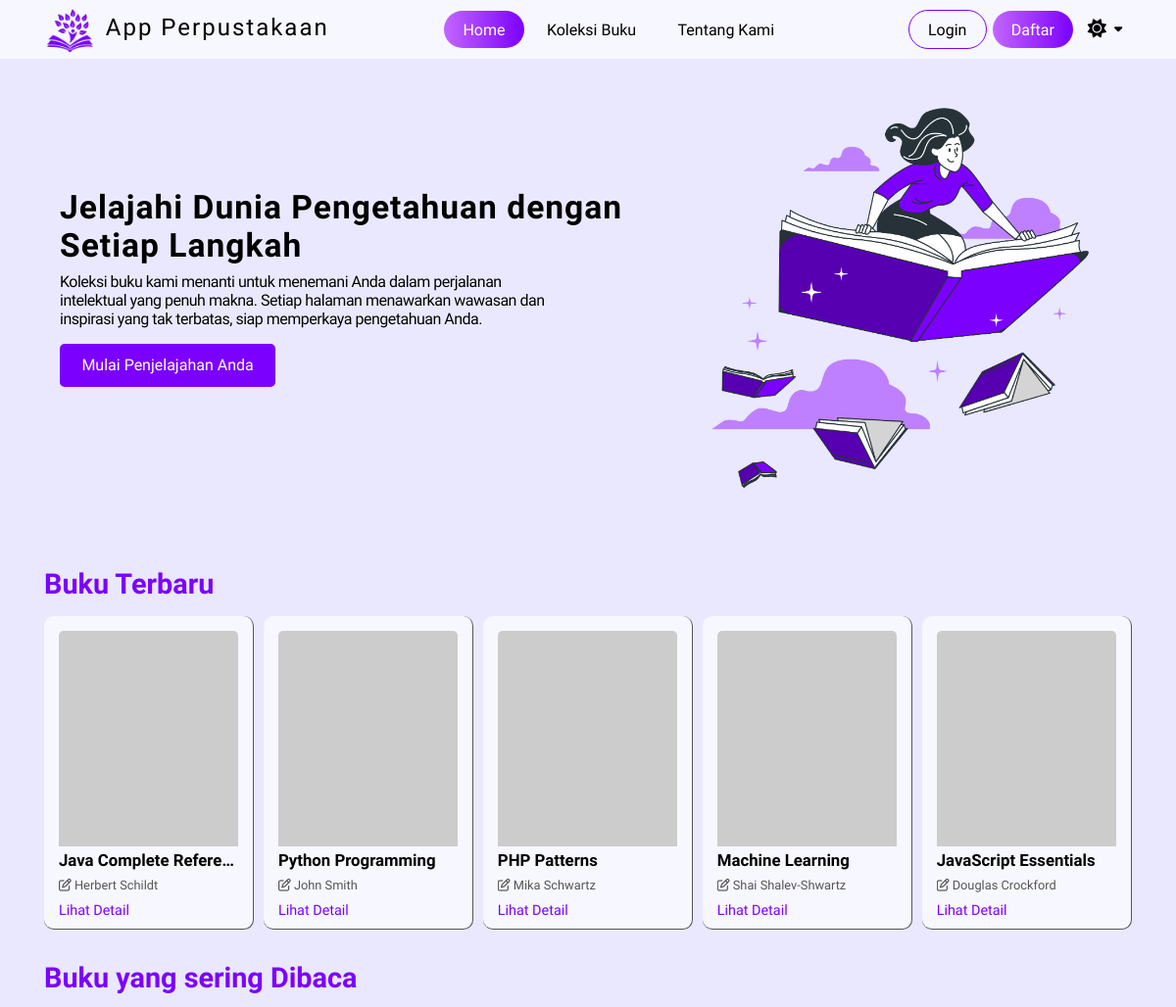
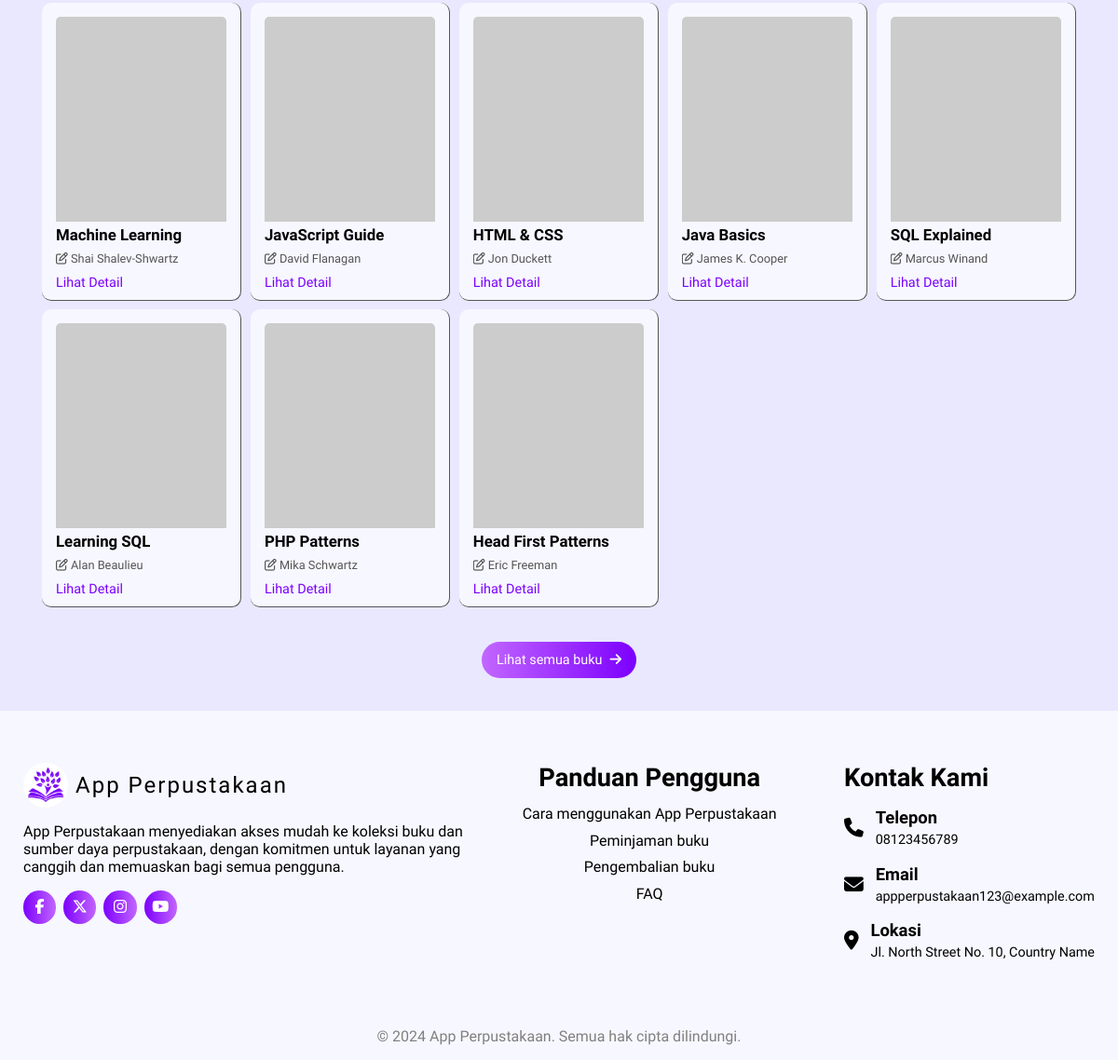
The app's page /user/index.php with its own data (2 pictures, top to bottom).
### tables this page shows
CREATE TABLE `buku` (
	`id_buku` VARCHAR(10) PRIMARY KEY,
	`judul_buku` VARCHAR(100) NOT NULL,
	`pengarang` VARCHAR(100) NOT NULL,
	`penerbit` VARCHAR(100) NOT NULL,
	`tahun_terbit` YEAR NOT NULL,
	`views` INT NOT NULL DEFAULT 0
);

### user/home/home.php (the view, shortened to what this page needs)
<section class="hero">
  <div class="main-hero">
    <div class="hero-content">
      <h1>Jelajahi Dunia Pengetahuan dengan Setiap Langkah</h1>
      <p>Koleksi buku kami menanti untuk menemani Anda dalam perjalanan intelektual yang penuh makna. Setiap halaman menawarkan wawasan dan inspirasi yang tak terbatas, siap memperkaya pengetahuan Anda.</p>
      <a href="?page=koleksi_buku" class="btn-hero">Mulai Penjelajahan Anda</a>
    </div>
    <div class="hero-image">
      <img src="assets/img/hero.png" alt="hero-image">
    </div>
  </div>
</section>
<section class="recent-book">
  <h2>Buku Terbaru</h2>
  <div class="card-container">
    <?php
      $sql = "SELECT * FROM buku ORDER BY tahun_terbit DESC LIMIT 5";
      $stmt = $conn->prepare($sql);
      $stmt->execute();
      $result = $stmt->get_result();
      if ($result->num_rows > 0) {
        while ($row = $result->fetch_assoc()) {
    ?>
          <div class="card">
            <a href="?page=detail_buku&id_buku=<?= $row['id_buku']; ?>" class="cover-book"><img src="https://picsum.photos/255/400" alt="cover-book-random"></a>
            <div class="card-content">
              <h3 class="title-book"><?= $row['judul_buku']?></h3>
              <p class="pengarang"><span><i class="fa-regular fa-pen-to-square"></i> <?= $row['pengarang'] ?></span></p>
              <a href="?page=detail_buku&id_buku=<?= $row['id_buku']; ?>" class="btn-detail">Lihat Detail</a>
            </div>
          </div>
    <?php
        }
      }
    ?>
  </div>
</section>
<section class="popular-book">
  <h2>Buku yang sering Dibaca</h2>
  <div class="card-container">
    <?php
      $order_by = "id_buku DESC";
      $loop_sql = "SELECT * FROM buku ORDER BY $order_by LIMIT 8";
      $loop_stmt = $conn->prepare($loop_sql);
      $loop_stmt->execute();
      $result_loop = $loop_stmt->get_result();
      if ($result_loop->num_rows > 0) {
        while ($row = $result_loop->fetch_assoc()) {
      ?>
          <div class="card">
            <a href="?page=detail_buku&id_buku=<?= $row['id_buku']; ?>" class="cover-book"><img src="https://picsum.photos/255/400" alt="cover-book-random"></a>
            <div class="card-content">
              <h3 class="title-book"><?= $row['judul_buku']?></h3>
              <p class="pengarang"><span><i class="fa-regular fa-pen-to-square"></i> <?= $row['pengarang'] ?></span></p>
              <a href="?page=detail_buku&id_buku=<?= $row['id_buku']; ?>" class="btn-detail">Lihat Detail</a>
            </div>
          </div>
      <?php
        }
      }
    ?>
</div>
  <a href="?page=koleksi_buku" class="see-all">Lihat semua buku <i class="fa-solid fa-arrow-right"></i></a>
</section>

### user/index.php (shortened to what this page needs)
<?php
  include "../inc/connect.php";
  function isActive($key_page1, $key_page2 = null, $key_page3 = null) {
    return '';
  }
?>
<!DOCTYPE html>
<html lang="en">
<head>
  <link rel="stylesheet" href="https://cdnjs.cloudflare.com/ajax/libs/font-awesome/6.6.0/css/all.min.css">
  <link rel="stylesheet" href="assets/css/style.css">
  <link rel='stylesheet' href='assets/css/home.css'>
  <link rel="stylesheet" href="assets/css/responsive.css">
</head>
<body>
  <header>
    <nav>
      <div class="logo">
        <img src="assets/img/favicon2.png" alt="logo perpustakaan">
        <h2>App Perpustakaan</h2>
      </div>
      <ul class="nav-links">
        <li><a href="?page=home" class="<?= isActive('home'); ?>">Home</a></li>
        <li><a href="?page=koleksi_buku" class="<?= isActive('koleksi_buku'); ?>">Koleksi Buku</a></li>
        <li><a href="?page=tentang_kami" class="<?= isActive('tentang_kami'); ?>">Tentang Kami</a></li>
      </ul>
      <div class="box-dropdown">
        <div class="avatar-dropdown">
          <?php
            if (!(isset($_SESSION['nama_pengguna']))) {
              ?>
              <div class="link">
                <a href="login_user.php" class="login">Login</a>
                <a href="daftar_user.php" class="daftar">Daftar</a>
              </div>
            <?php
            }
          ?>
        </div>
        <div class="mode">
          <button class="dropbtn"><i class="fa-solid fa-sun"></i> <i class="fa-solid fa-caret-down"></i></button>
        </div>
      </div>
    </nav>
  </header>
    <main>
      <div class="main-content">
        <?php
          if (isset($_GET['page']) && $_GET['page'] !== '') {
            $page = $_GET['page'];
            if ($page == 'home'|| $page == '' || empty($page)) {
              include "home/home.php";
            } elseif ($page == 'koleksi_buku') {
              include "koleksi_buku/koleksi_buku.php";
            } elseif ($page == 'tentang_kami') {
              include "tentang_kami/tentang_kami.php";
            } elseif ($page == 'profil') {
              include "profil/profil.php";
            } elseif ($page == 'detail_buku') {
              include "koleksi_buku/detail_buku.php";
            } elseif ($page == 'detail_pinjaman') {
              include "profil/detail_pinjaman.php";
            } elseif ($page == 'detail_pengembalian') {
              include "profil/detail_pengembalian.php";
            } elseif ($page == 'kelola_data_buku') {
              include "kelola_data_buku.php";
            } else {
              include "home/home.php";
              echo "<script>
                      Array.from(document.querySelectorAll('header nav li a')).forEach(v => v.classList.remove('active'))
                      document.querySelector('header li:first-child a').classList.add('active');
                    </script>";
            }
          } elseif (!isset($_GET['page'])) {
            include "home/home.php";
          } else {
            include "home/home.php";
            echo "<script>
                    Array.from(document.querySelectorAll('header nav li a')).forEach(v => v.classList.remove('active'))
                    document.querySelector('header li:first-child a').classList.add('active');
                  </script>";
          }
        ?>
      </div>
    </main>
  <footer>
    <div class="footer-container">
      <div class="footer-section info">
        <div class="logo">
          <img src="assets/img/favicon.png" alt="">
          App Perpustakaan
        </div>
        <p>App Perpustakaan menyediakan akses mudah ke koleksi buku dan sumber daya perpustakaan, dengan komitmen untuk layanan yang canggih dan memuaskan bagi semua pengguna.</p>
        <ul class="social-media">
          <li><a href=""><i class="fa-brands fa-facebook-f"></i></a></li>
          <li><a href=""><i class="fa-brands fa-x-twitter"></i></a></li>
          <li><a href=""><i class="fa-brands fa-instagram"></i></a></li>
          <li><a href=""><i class="fa-brands fa-youtube"></i></a></li>
        </ul>
      </div>
      <div class="footer-section panduan">
        <h4>Panduan Pengguna</h4>
        <ul>
          <li class="using-book"><a href="?page=tentang_kami&goal=1">Cara menggunakan App Perpustakaan</a></li>
          <li><a href="?page=tentang_kami&goal=3">Peminjaman buku</a></li>
          <li><a href="?page=tentang_kami&goal=4">Pengembalian buku</a></li>
          <li><a href="?page=tentang_kami&goal=faq">FAQ</a></li>
        </ul>
      </div>
      <div class="footer-section kontak">
        <h4>Kontak Kami</h4>
        <ul>
          <li>
            <i class="fa-solid fa-phone"></i>
            <div class="telepon">
              <h5>Telepon</h5>
              <p>08123456789</p>
            </div>
          </li>
          <li>
            <i class="fa-solid fa-envelope"></i>
            <div class="email">
              <h5>Email</h5>
              <p>appperpustakaan123@example.com</p>
            </div>
          </li>
          <li>
            <i class="fa-solid fa-location-dot"></i>
            <div class="lokasi">
              <h5>Lokasi</h5>
              <p>Jl. North Street No. 10, Country Name </p>
            </div>
          </li>
        </ul>
      </div>
    </div>
  </footer>
  <p class="hak-cipta">&copy; 2024 App Perpustakaan. Semua hak cipta dilindungi.</p>
</body>
</html>

### user/assets/css/home.css (style rules this page uses)
section.hero { padding-top: 50px; margin: 1.4em 0 0 0; display: flex; justify-content: center; align-items: center; color: #000; width: 100%; max-width: 100%; }
.main-hero { margin: auto; display: flex; justify-content: center; align-items: center; position: relative; max-width: 1110px; padding: 0 0 0 1rem; }
.hero-content { display: flex; justify-content: center; align-items: start; flex-direction: column; padding-bottom: 4rem; }
.hero-content h1 { font-size: 2.1rem; margin-bottom: 0.5rem; color: var(--text-color); letter-spacing: 1px; text-shadow: 0 0 2px var(--white-bg); }
.hero-content p { font-size: 1rem; margin-bottom: 1rem; max-width: 85%; letter-spacing: -0.5px; color: var(--text-color); text-shadow: 0 0 2px var(--white-bg); }
.btn-hero { padding: 0.8rem 1.4rem; background-color: #7c00fe; color: #fff; border: none; border-radius: 5px; cursor: pointer; font-size: 1rem; font-family: "Ubuntu", sans-serif; }
.hero-image { width: 50%; }
.hero-image img { height: 100%; width: 30rem; transform: scale(0.9); padding-bottom: 3rem; }
section.recent-book, section.popular-book { display: flex; justify-content: center; align-items: start; flex-direction: column; gap: 1rem; width: 100%; color: var(--text-color); }
.recent-book h2, .popular-book h2 { font-size: 1.8rem; color: var(--main-color); max-width: 100%; }
.popular-book h2 { margin-top: 2rem; }
section.recent-book .card-container, section.popular-book .card-container { gap: 0.6rem; display: grid; grid-template-columns: repeat(auto-fill, minmax(200px, 1fr)); grid-auto-rows: auto; width: 100%; }
.card { width: 100%; background-color: var(--white-bg); border-radius: 10px; overflow: hidden; padding: 15px 15px 0 15px; border-bottom: 0.5px solid var(--pengarang-color); border-right: 0.5px solid var(--pengarang-color); display: flex; flex-direction: column; min-height: 320px; }
.card a.cover-book { overflow: hidden; display: block; height: 220px; border-top-left-radius: 5px; border-top-right-radius: 5px; }
.card a img { width: 100%; transition: all 0.2s ease-in-out; object-fit: cover; overflow: hidden; }
.card-content { padding: 0 0 10px 0; text-align: left; flex: 1; height: auto; display: flex; flex-direction: column; }
.title-book { font-size: 1.05rem; margin: 4px 0 8px 0; overflow: hidden; text-overflow: ellipsis; white-space: nowrap; }
.pengarang { font-size: 0.8rem; color: var(--pengarang-color); overflow: hidden; text-overflow: ellipsis; white-space: nowrap; }
.pengarang i { font-size: 0.8rem; }
.btn-detail { margin-top: auto; cursor: pointer; color: var(--main-color); border-radius: 5px; font-size: 0.9rem; background: none; }
.popular-book a.see-all { margin: auto; display: block; padding: 0.7rem 1rem; border-radius: 30px; font-size: 0.9rem; margin-top: 1.3rem; text-align: center; color: #fff; background: var(--main-gradient); display: flex; justify-content: center; align-items: center; gap: 0.5rem; }

### records on screen
buku: judul_buku "Java Complete Refere…", pengarang "Herbert Schildt"
buku: judul_buku "Python Programming", pengarang "John Smith"
buku: judul_buku "PHP Patterns", pengarang "Mika Schwartz"
buku: judul_buku "Machine Learning", pengarang "Shai Shalev-Shwartz"
buku: judul_buku "JavaScript Essentials", pengarang "Douglas Crockford"
buku: judul_buku "JavaScript Guide", pengarang "David Flanagan"
buku: judul_buku "HTML & CSS", pengarang "Jon Duckett"
buku: judul_buku "Java Basics", pengarang "James K. Cooper"
buku: judul_buku "SQL Explained", pengarang "Marcus Winand"
buku: judul_buku "Learning SQL", pengarang "Alan Beaulieu"
buku: judul_buku "Head First Patterns", pengarang "Eric Freeman"
